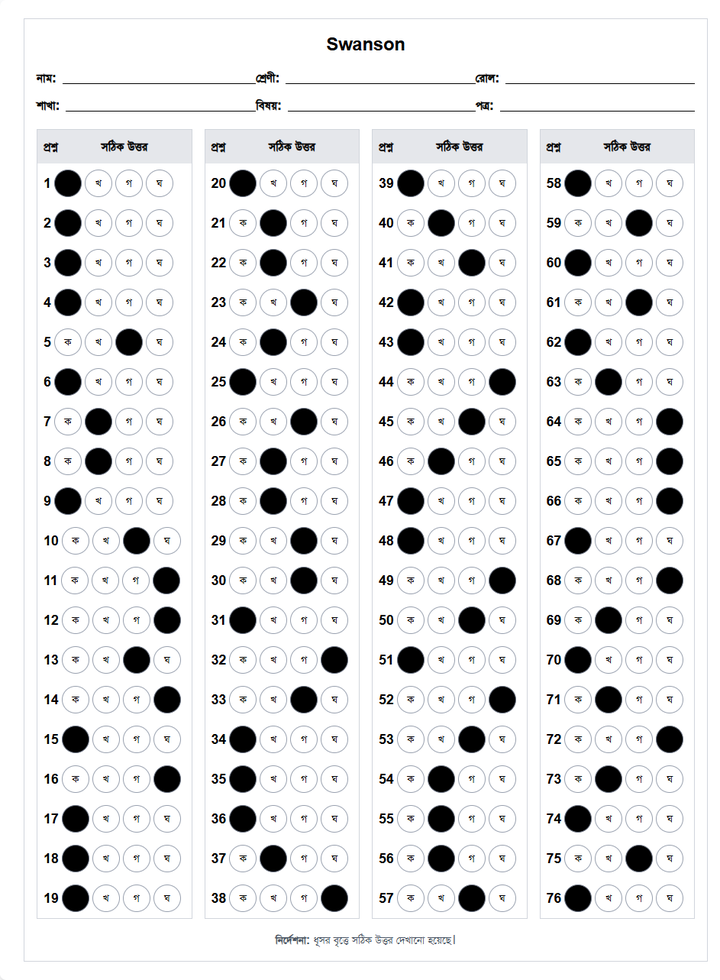
#> input picture marked_images/tmp02gvoiqj_marked.png, 720 x 980 px, shrunk from 943 x 1283 before the run
$ python omr_analyzer.py marked_images/tmp02gvoiqj_marked.png
#> lines starting #> are read from the running program, lines starting #| are printed output that depends on the picture
#!/usr/bin/env python3
"""
OMR (Optical Mark Recognition) Analyzer
Analyzes OMR answer sheets and detects filled circles
Supports 4-column layout with 90 questions total
"""

import cv2
import numpy as np
import argparse
import sys
from typing import List, Tuple, Dict

class OMRAnalyzer:
    def __init__(self):
        self.image = None
        self.gray = None
        self.answers = {}

        # Configuration parameters
        self.min_circle_radius = 8
        self.max_circle_radius = 25
        self.filled_threshold = 0.6  # Threshold for determining if circle is filled

    def load_image(self, image_path: str) -> bool:
        """Load and preprocess the OMR image"""
        try:
            self.image = cv2.imread(image_path)
            if self.image is None:
                print(f"Error: Could not load image from {image_path}")
                return False

            # Convert to grayscale
            self.gray = cv2.cvtColor(self.image, cv2.COLOR_BGR2GRAY)
            return True
        except Exception as e:
            print(f"Error loading image: {e}")
            return False

    def detect_circles(self) -> List[Tuple[int, int, int]]:
        """Detect all circles in the image using improved HoughCircles"""
        # Apply Gaussian blur to reduce noise
        blurred = cv2.GaussianBlur(self.gray, (5, 5), 1.5)

        # Try multiple parameter sets for better detection
        all_circles = []

        # Parameter set 1: Standard detection
        circles1 = cv2.HoughCircles(
            blurred,
            cv2.HOUGH_GRADIENT,
            dp=1,
            minDist=25,  # Reduced minimum distance
            param1=50,
            param2=25,   # Lower accumulator threshold
            minRadius=self.min_circle_radius,
            maxRadius=self.max_circle_radius
        )

        if circles1 is not None:
            circles1 = np.round(circles1[0, :]).astype("int")
            all_circles.extend([(x, y, r) for x, y, r in circles1])

        # Parameter set 2: More sensitive detection
        circles2 = cv2.HoughCircles(
            blurred,
            cv2.HOUGH_GRADIENT,
            dp=1,
            minDist=20,
            param1=40,   # Lower edge threshold
            param2=20,   # Even lower accumulator threshold
            minRadius=self.min_circle_radius,
            maxRadius=self.max_circle_radius
        )

        if circles2 is not None:
            circles2 = np.round(circles2[0, :]).astype("int")
            all_circles.extend([(x, y, r) for x, y, r in circles2])

        # Remove duplicates (circles that are very close to each other)
        unique_circles = self._remove_duplicate_circles(all_circles)

        print(f"HoughCircles detected {len(all_circles)} total, {len(unique_circles)} unique circles")
        return unique_circles

    def _remove_duplicate_circles(self, circles: List[Tuple[int, int, int]]) -> List[Tuple[int, int, int]]:
        """Remove duplicate circles that are too close to each other"""
        if not circles:
            return []

        unique_circles = []
        min_distance = 15  # Minimum distance between circle centers

        for x, y, r in circles:
            is_duplicate = False
            for ux, uy, ur in unique_circles:
                distance = np.sqrt((x - ux)**2 + (y - uy)**2)
                if distance < min_distance:
                    is_duplicate = True
                    break

            if not is_duplicate:
                unique_circles.append((x, y, r))

        return unique_circles

    def is_circle_filled(self, x: int, y: int, radius: int) -> bool:
        """Improved method to check if a circle is filled by analyzing pixel intensity"""
        # Ensure coordinates are within image bounds
        height, width = self.gray.shape
        if x < radius or y < radius or x >= width - radius or y >= height - radius:
            return False

        # Create a mask for the circle with slightly smaller radius to avoid edge effects
        mask = np.zeros(self.gray.shape, dtype=np.uint8)
        inner_radius = max(1, radius - 3)  # Use smaller radius to focus on center
        cv2.circle(mask, (x, y), inner_radius, 255, -1)

        # Get pixels inside the circle
        circle_pixels = self.gray[mask == 255]

        if len(circle_pixels) == 0:
            return False

        # Calculate statistics
        mean_intensity = np.mean(circle_pixels)
        median_intensity = np.median(circle_pixels)

        # Use multiple criteria for better accuracy
        # Criterion 1: Dark pixel percentage
        dark_pixels = np.sum(circle_pixels < 120)  # Slightly higher threshold
        fill_ratio = dark_pixels / len(circle_pixels)

        # Criterion 2: Mean intensity (filled circles should be darker)
        mean_threshold = mean_intensity < 100

        # Criterion 3: Median intensity (more robust to outliers)
        median_threshold = median_intensity < 110

        # Circle is considered filled if it meets multiple criteria
        is_filled = (fill_ratio > 0.5) and (mean_threshold or median_threshold)

        # Debug output for troubleshooting
        if is_filled:
            print(f"Filled circle at ({x}, {y}): fill_ratio={fill_ratio:.2f}, mean={mean_intensity:.1f}, median={median_intensity:.1f}")

        return is_filled

    # [102 lines left out: functions organize_circles_by_grid, detect_question_layout, estimate_row_number, calculate_question_number, not called in this run]

    def flexible_layout_detection(self) -> Dict[int, int]:
        """Improved method with accurate column-wise sequential numbering for 2-4 columns"""
        circles = self.detect_circles()

        if not circles:
            print("No circles detected in the image")
            return {}

        print(f"Detected {len(circles)} total circles")

        filled_answers = {}
        height, width = self.gray.shape

        # Step 1: Detect columns by analyzing X-coordinate distribution
        all_x_coords = [c[0] for c in circles]
        columns = self._detect_columns_by_clustering(all_x_coords, width)
        num_columns = len(columns)

        print(f"Detected {num_columns} columns with boundaries: {columns}")

        # Step 2: Group circles by rows (Y coordinate)
        rows = self._group_circles_by_rows(circles)
        sorted_rows = sorted(rows.items(), key=lambda r: r[0])

        print(f"Detected {len(sorted_rows)} rows")

        # Step 3: Process columns one by one (column-wise numbering)
        column_question_counts = [0] * num_columns
        question_counter = 1  # Sequential question numbering

        # Process each column from left to right
        for col_idx in range(num_columns):
            print(f"\nProcessing Column {col_idx + 1}:")

            # For each row, check if this column has circles
            for row_idx, (row_y, row_circles) in enumerate(sorted_rows):
                # Sort circles in this row by X coordinate
                row_circles.sort(key=lambda c: c[0])

                # Group circles by columns
                col_groups = self._assign_circles_to_columns(row_circles, columns)

                # Get circles for current column
                col_circles = col_groups.get(col_idx, [])

                if len(col_circles) >= 4:  # Should have at least 4 option circles
                    col_circles.sort(key=lambda c: c[0])  # Sort by X within column

                    # Take the last 4 circles as option circles (in case there are extra circles)
                    option_circles = col_circles[-4:]

                    # Current question number
                    current_question = question_counter
                    question_counter += 1

                    print(f"  Row {row_idx + 1}: Question {current_question}")

                    # Check which option is filled
                    filled_option = None
                    for opt_idx, (x, y, r) in enumerate(option_circles):
                        if self.is_circle_filled(x, y, r):
                            filled_option = opt_idx + 1
                            print(f"    Question {current_question}: Option {filled_option} is filled at ({x}, {y})")
                            break

                    if filled_option:
                        filled_answers[current_question] = filled_option
                        column_question_counts[col_idx] += 1

        print(f"Questions per column: {column_question_counts}")
        print(f"Total questions detected: {sum(column_question_counts)}")
        return filled_answers

    def _detect_columns_by_clustering(self, x_coords: List[int], width: int) -> List[Tuple[int, int]]:
        """Detect column boundaries by clustering X coordinates"""
        if not x_coords:
            return []

        # Sort X coordinates
        sorted_x = sorted(set(x_coords))

        # Find gaps to determine column boundaries
        gaps = []
        for i in range(1, len(sorted_x)):
            gap = sorted_x[i] - sorted_x[i-1]
            if gap > 50:  # Significant gap indicates column separation
                gaps.append((sorted_x[i-1], sorted_x[i], gap))

        # Determine number of columns based on gaps
        if len(gaps) == 0:
            # Single column
            return [(0, width)]
        elif len(gaps) == 1:
            # Two columns
            mid_point = (gaps[0][0] + gaps[0][1]) // 2
            return [(0, mid_point), (mid_point, width)]
        elif len(gaps) == 2:
            # Three columns
            mid1 = (gaps[0][0] + gaps[0][1]) // 2
            mid2 = (gaps[1][0] + gaps[1][1]) // 2
            return [(0, mid1), (mid1, mid2), (mid2, width)]
        else:
            # Four columns (take largest 3 gaps)
            gaps.sort(key=lambda g: g[2], reverse=True)
            boundaries = []
            for gap in gaps[:3]:
                boundaries.append((gap[0] + gap[1]) // 2)
            boundaries.sort()

            columns = [(0, boundaries[0])]
            for i in range(1, len(boundaries)):
                columns.append((boundaries[i-1], boundaries[i]))
            columns.append((boundaries[-1], width))
            return columns

    def _group_circles_by_rows(self, circles: List[Tuple[int, int, int]]) -> Dict[int, List[Tuple[int, int, int]]]:
        """Group circles by rows using Y coordinate with dynamic tolerance"""
        rows = {}
        row_tolerance = 20  # Base tolerance

        for x, y, r in circles:
            found_row = False

            # Try to find existing row within tolerance
            for row_y in list(rows.keys()):
                if abs(y - row_y) <= row_tolerance:
                    rows[row_y].append((x, y, r))
                    found_row = True
                    break

            if not found_row:
                rows[y] = [(x, y, r)]

        return rows

    def _assign_circles_to_columns(self, row_circles: List[Tuple[int, int, int]], columns: List[Tuple[int, int]]) -> Dict[int, List[Tuple[int, int, int]]]:
        """Assign circles in a row to their respective columns"""
        col_groups = {}

        for circle in row_circles:
            x, y, r = circle

            # Find which column this circle belongs to
            for col_idx, (col_start, col_end) in enumerate(columns):
                if col_start <= x < col_end:
                    if col_idx not in col_groups:
                        col_groups[col_idx] = []
                    col_groups[col_idx].append(circle)
                    break

        return col_groups

    def advanced_circle_detection(self) -> Dict[int, int]:
        """Advanced method with flexible layout detection"""
        return self.flexible_layout_detection()

    def analyze_omr(self, image_path: str) -> Dict[int, int]:
        """Main method to analyze OMR sheet"""
        if not self.load_image(image_path):
            return {}

        print(f"Analyzing OMR sheet: {image_path}")

        # Use advanced detection method
        answers = self.advanced_circle_detection()

        return answers

    def format_results(self, answers: Dict[int, int]) -> str:
        """Format results with flexible column-wise display"""
        if not answers:
            return "কোন উত্তর পাওয়া যায়নি।"

        result = "OMR Analysis Results:\n"
        result += "=" * 50 + "\n\n"

        if not answers:
            return result + "কোন উত্তর পাওয়া যায়নি।"

        # Get max question number to determine layout
        max_question = max(answers.keys())
        min_question = min(answers.keys())
        total_questions = max_question

        # Detect column structure from answer distribution
        question_nums = sorted(answers.keys())

        # Group questions into columns based on numbering pattern
        columns = []
        current_column = []

        # Simple approach: group consecutive numbers, max 25 per column
        for i, q_num in enumerate(question_nums):
            if len(current_column) >= 25:  # Max 25 per column
                columns.append(current_column)
                current_column = [q_num]
            elif i > 0 and q_num - question_nums[i-1] > 5:  # Gap indicates new column
                columns.append(current_column)
                current_column = [q_num]
            else:
                current_column.append(q_num)

        if current_column:
            columns.append(current_column)

        # If we don't have clear column separation, create based on count
        if len(columns) == 1 and len(question_nums) > 25:
            # Split into multiple columns
            cols_needed = min(4, (len(question_nums) + 24) // 25)  # Max 4 columns
            items_per_col = len(question_nums) // cols_needed

            columns = []
            for i in range(cols_needed):
                start_idx = i * items_per_col
                end_idx = start_idx + items_per_col if i < cols_needed - 1 else len(question_nums)
                columns.append(question_nums[start_idx:end_idx])

        # Display results column by column
        for col_idx, col_questions in enumerate(columns):
            if col_questions:
                min_q = min(col_questions)
                max_q = max(col_questions)

                result += f"\nকলাম {col_idx + 1} ({min_q}-{max_q}):  [{len(col_questions)}টি প্রশ্ন]\n"

                # Show all questions in range, indicating missing ones
                for q in range(min_q, max_q + 1):
                    if q in answers:
                        result += f"প্রশ্ন {q}: {answers[q]} নম্বর অপশন\n"
                    else:
                        result += f"প্রশ্ন {q}: উত্তর পাওয়া যায়নি\n"

        # Summary
        result += f"\n\n**সারসংক্ষেপ:**\n"
        result += f"- **সর্বোচ্চ প্রশ্ন নম্বর:** {max_question}\n"
        result += f"- **মোট কলাম:** {len(columns)}টি\n"
        result += f"- **উত্তর পাওয়া গেছে:** {len(answers)}টি\n"
        result += f"- **অনুপস্থিত উত্তর:** {max_question - len(answers)}টি\n"

        # Column distribution
        result += f"- **কলাম অনুযায়ী বন্টন:** "
        for i, col_questions in enumerate(columns):
            result += f"কলাম {i+1}: {len(col_questions)}টি"
            if i < len(columns) - 1:
                result += ", "
        result += "\n"

        return result

    # [180 lines left out: functions mark_unmatched_answers, _convert_bangla_to_option_number, _find_circles_for_question_dynamic, _find_circles_for_question, not called in this run]

def main():
    parser = argparse.ArgumentParser(description='OMR Sheet Analyzer')
    parser.add_argument('image_path', help='Path to the OMR sheet image')
    parser.add_argument('--output', '-o', help='Output file path (optional)')
    parser.add_argument('--debug', '-d', action='store_true', help='Enable debug mode')

    args = parser.parse_args()

    # Create analyzer instance
    analyzer = OMRAnalyzer()

    # Analyze the OMR sheet
    answers = analyzer.analyze_omr(args.image_path)
#> in load_image, self.image is the input picture: shape (980, 720, 3); mean B, G, R 232.4, 231.7, 231.4
#> in detect_circles, `blurred = cv2.GaussianBlur(self.gray, (5, 5), 1.5)`:
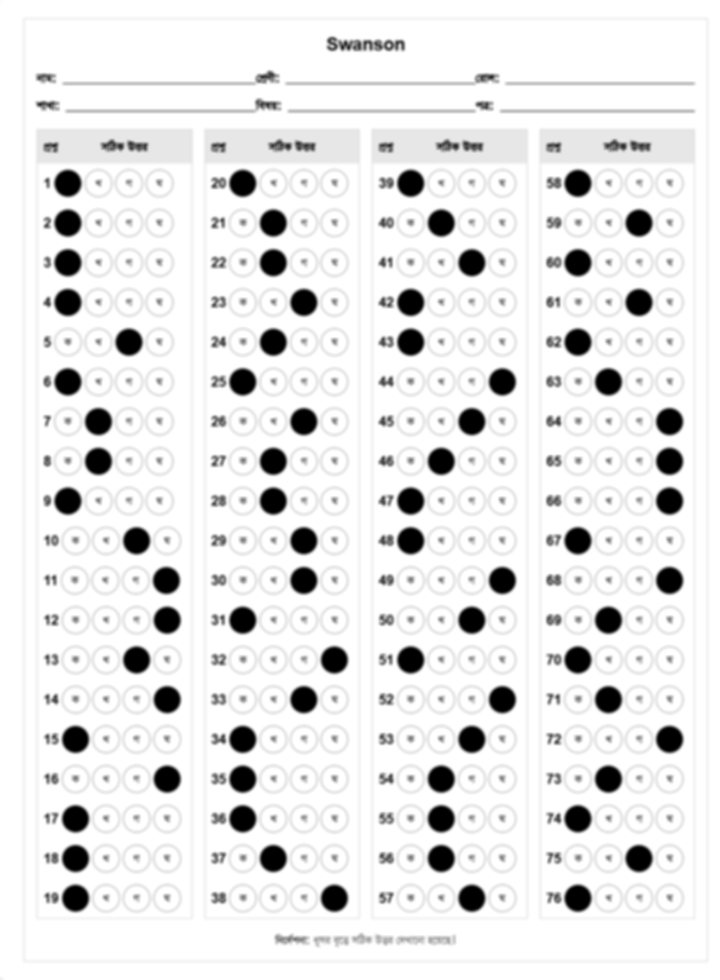
#> blurred: shape (980, 720); min 0, max 255, mean 231.7
#> in detect_circles, `circles1 = cv2.HoughCircles( blurred, cv2.HOUGH_GRADIENT, dp=1, minDis..`: circles1 = 304 rows, first 8: [577.5, 659.5, 13.2], [67.5, 222.5, 13.2], [638.5, 222.5, 13.2], [577.5, 818.5, 13.6], [638.5, 659.5, 11.6], [577.5, 381.5, 11.6], [577.5, 500.5, 11.6], [67.5, 381.5, 13.6]
#> in detect_circles, `circles1 = np.round(circles1[0, :]).astype("int")`: circles1 = 304 rows, first 8: [578, 660, 13], [68, 222, 13], [638, 222, 13], [578, 818, 14], [638, 660, 12], [578, 382, 12], [578, 500, 12], [68, 382, 14]
#> in detect_circles, `circles2 = cv2.HoughCircles( blurred, cv2.HOUGH_GRADIENT, dp=1, minDis..`: circles2 = 304 rows, first 8: [577.5, 659.5, 13.2], [67.5, 222.5, 13.2], [638.5, 222.5, 13.2], [577.5, 818.5, 13.6], [638.5, 659.5, 11.6], [577.5, 381.5, 11.6], [577.5, 500.5, 11.6], [67.5, 381.5, 13.6]
#> in detect_circles, `circles2 = np.round(circles2[0, :]).astype("int")`: circles2 has the same summary as circles1
#> the loop in _remove_duplicate_circles, `for x, y, r in circles:` made 608 passes
#> after the loop in _remove_duplicate_circles, `for x, y, r in circles:`: unique_circles = 304 items, first 6: (578, 660, 13), (68, 222, 13), (638, 222, 13), (578, 818, 14), (638, 660, 12), (578, 382, 12)
#| HoughCircles detected 608 total, 304 unique circles
#> in flexible_layout_detection, `circles = self.detect_circles()`: circles has the same summary as unique_circles in _remove_duplicate_circles
#| Detected 304 total circles
#> in flexible_layout_detection, `all_x_coords = [c[0] for c in circles]`: all_x_coords = 304 values, max 670 at index 14, min 68 at index 1, mean 371.2
#> in _detect_columns_by_clustering, `sorted_x = sorted(set(x_coords))`: sorted_x = [68, 74, 76, 98, 104, 106, 128, 136, 160, 166, 242, 272, 304, 332, 334, 410, 440, 472, 500, 502, 578, 608, 638, 670]
#> the loop in _detect_columns_by_clustering, `for i in range(1, len(sorted_x)):` made 23 passes
#> gap on passes 1 to 8: 6, 2, 22, 6, 2, 22, 8, 24
#> after the loop in _detect_columns_by_clustering, `for i in range(1, len(sorted_x)):`: gaps = [(166, 242, 76), (334, 410, 76), (502, 578, 76)]
#> the loop in _detect_columns_by_clustering, `for gap in gaps[:3]:` made 3 passes
#> after the loop in _detect_columns_by_clustering, `for gap in gaps[:3]:`: boundaries = [204, 372, 540]
#> in _detect_columns_by_clustering, `columns = [(0, boundaries[0])]`: columns = [(0, 204)]
#> the loop in _detect_columns_by_clustering, `for i in range(1, len(boundaries)):` made 2 passes
#> after the loop in _detect_columns_by_clustering, `for i in range(1, len(boundaries)):`: columns = [(0, 204), (204, 372), (372, 540)]
#> in flexible_layout_detection, `columns = self._detect_columns_by_clustering(all_x_coords, width)`: columns = [(0, 204), (204, 372), (372, 540), (540, 720)]
#> in flexible_layout_detection, `num_columns = len(columns)`: num_columns = 4
#| Detected 4 columns with boundaries: [(0, 204), (204, 372), (372, 540), (540, 720)]
#> the loop in _group_circles_by_rows, `for x, y, r in circles:` made 304 passes
#> after the loop in _group_circles_by_rows, `for x, y, r in circles:`: rows = 19 items
#| Detected 19 rows
#> in flexible_layout_detection, `column_question_counts = [0] * num_columns`: column_question_counts = [0, 0, 0, 0]
#> the loop in flexible_layout_detection, `for col_idx in range(num_columns):` made 4 passes
#> (printed output is left out)

    # Format and display results
    results = analyzer.format_results(answers)
#> the loop in format_results, `for i, q_num in enumerate(question_nums):` made 76 passes
#> the loop in format_results, `for col_idx, col_questions in enumerate(columns):` made 4 passes
#> col_questions on pass 4: [76]
#> the loop in format_results, `for i, col_questions in enumerate(columns):` made 4 passes

    print(results)

    # Save to file if output path specified
    if args.output:
        try:
            with open(args.output, 'w', encoding='utf-8') as f:
                f.write(results)
            print(f"\nResults saved to: {args.output}")
        except Exception as e:
            print(f"Error saving results: {e}")

if __name__ == "__main__":
    main()
